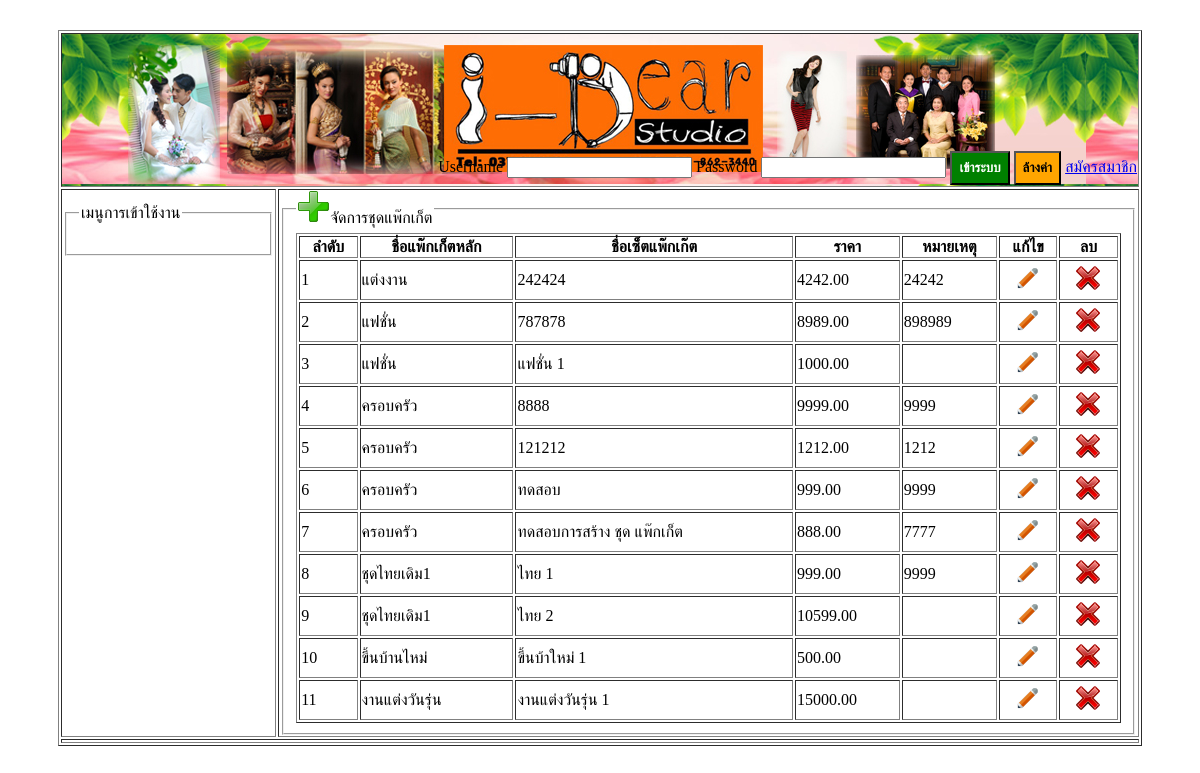
The page /package_set_manage.php on the database its author committed.
### tables this page shows
CREATE TABLE IF NOT EXISTS `package_set` (
  `pacset_id` int(11) NOT NULL AUTO_INCREMENT,
  `pac_id` int(11) NOT NULL,
  `pacset_name` varchar(50) NOT NULL,
  `pacset_price` double(8,2) NOT NULL,
  `pacset_remark` text NOT NULL,
  `pacset_createdate` date NOT NULL,
  PRIMARY KEY (`pacset_id`)
);

CREATE TABLE IF NOT EXISTS `package` (
  `pac_id` bigint(11) NOT NULL AUTO_INCREMENT,
  `pac_name` varchar(50) NOT NULL,
  `pac_image` varchar(255) NOT NULL,
  `pac_createdate` date NOT NULL,
  PRIMARY KEY (`pac_id`)
);

### package_set_manage.php (the view)
<?php include './inc_header.php'; ?>
<?php include './db/connect_db.php';?>
<?php
$sql = "SELECT * FROM `package_set` ps
        JOIN package p ON p.pac_id = ps.pac_id
        ORDER BY ps.pac_id ASC";
$result = mysqli_query($conn, $sql);
?>
<tr>
    <td style="width:20%;vertical-align: text-top"><?php include './inc_menuleft.php'; ?></td>
    <td style="vertical-align: text-top">
        <fieldset>
            <legend><a href="package_set_form.php"><img src="image/icon/32x32-add-icon.png"/></a>จัดการชุดแพ๊กเก็ต</legend>
            <table border="1">
                <thead>
                    <tr>
                        <th>ลำดับ</th>
                        <th>ชื่อแพ๊กเก็ตหลัก</th>
                        <th>ชื่อเซ็ตแพ๊กเก๊ต</th>
                        <th>ราคา</th>
                        <th>หมายเหตุ</th>
                        <th>แก้ไข</th>
                        <th>ลบ</th>
                    </tr>
                </thead>
                <tbody>
                    <?php $i = 1;while ($row = mysqli_fetch_array($result)) { ?>
                        <tr>
                            <td><?=$i?></td>
                            <td><?=$row['pac_name']?></td>
                            <td><?=$row['pacset_name']?></td>
                            <td><?=$row['pacset_price']?></td>
                            <td><?=$row['pacset_remark']?></td>
                            <td style="text-align: center">
                                <a href="package_set_form.php?id=<?=$row['pacset_id']?>"><img src="image/icon/32x32-edit-icon.png"/></a>
                            </td>
                             <td style="text-align: center">
                                <a href="package_set_delete.php?id=<?=$row['pacset_id']?>" onclick="return confirm('ยืนยันการลบข้อมูล')">
                                    <img src="image/icon/32x32-delete-icon.png"/>
                                </a>
                            </td>
                        </tr>
                    <?php $i++;} ?>
                </tbody>
            </table>
        </fieldset>
    </td>
</tr>
<?php include './inc_footer.php'; ?>

### css/style.css (style rules this page uses)
table { width: 100%; }

### rows shown on the page
package_set: pac.pac_name "แต่งงาน", pacset_name "242424", pacset_price "4242.00", pacset_remark "24242"
package_set: pac.pac_name "แฟชั่น", pacset_name "787878", pacset_price "8989.00", pacset_remark "898989"
package_set: pac.pac_name "แฟชั่น", pacset_name "แฟชั่น 1", pacset_price "1000.00"
package_set: pac.pac_name "ครอบครัว", pacset_name "8888", pacset_price "9999.00", pacset_remark "9999"
package_set: pac.pac_name "ครอบครัว", pacset_name "121212", pacset_price "1212.00", pacset_remark "1212"
package_set: pac.pac_name "ครอบครัว", pacset_name "ทดสอบ", pacset_price "999.00", pacset_remark "9999"
package_set: pac.pac_name "ครอบครัว", pacset_name "ทดสอบการสร้าง ชุด แพ๊กเก็ต", pacset_price "888.00", pacset_remark "7777"
package_set: pac.pac_name "ชุดไทยเดิม1", pacset_name "ไทย 1", pacset_price "999.00", pacset_remark "9999"
package_set: pac.pac_name "ชุดไทยเดิม1", pacset_name "ไทย 2", pacset_price "10599.00"
package_set: pac.pac_name "ขึ้นบ้านไหม่", pacset_name "ขึ้นบ้าใหม่ 1", pacset_price "500.00"
package_set: pac.pac_name "งานแต่งวันรุ่น", pacset_name "งานแต่งวันรุ่น 1", pacset_price "15000.00"
